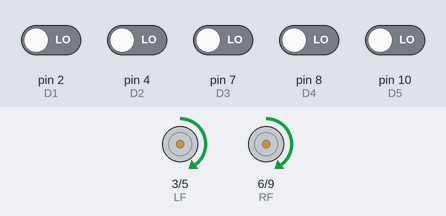
Recording of a sketch running on a simulated Arduino Uno, built with avr-gcc and run on an emulated ATmega328P. Parts: motor-driver pin pairs drawn as motors (green arrow = first pin HIGH = forward, orange = second pin HIGH = backward, longer = more drive). Inputs (shaded band) come from the test bench; at power-on: pin 2 (D1), pin 4 (D2), pin 7 (D3), pin 8 (D4), pin 10 (D5) LOW.

Above: at 1.2 s.
1.3 s: pin 2 (D1) driven HIGH
4.3 s: pin 10 (D5) driven HIGH
Timing chart, 0 to 5.2 s (numbered marks = the images above; inputs shaded):
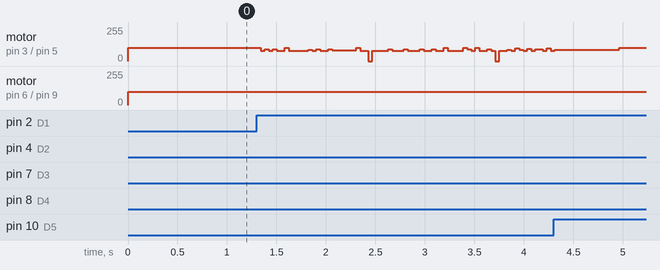

The sketch:

LineFollowerCode.ino
```cpp
#define LF 3
#define LB 5
#define RF 6
#define RB 9

#define D1 2
#define D2 4
#define D3 7
#define D4 8
#define D5 10

#define BASE_SPEED 100

int sensor_arr[5];
int weight[5] = {-2,-1,0,1,2};
unsigned int d_ti = 0.1;
float error = 0;
float previous_error = 0;
unsigned long previous_time = 0;
float I = 0;

float Kp = 25;
float Kd = 12;
float Ki = 5;

typedef struct drive_param{
  int r_speed;
  int l_speed;
  int r_dir;
  int l_dir;
  // dir -> 1 [FRONT]
  // dir -> -1 [BACK]
} drive_param;

int mod(int a){
  if(a < 0) return -a;
  else return a;
}

void get_sensor_val(int *w){
  w[0] = digitalRead(D1);
  w[1] = digitalRead(D2);
  w[2] = digitalRead(D3);
  w[3] = digitalRead(D4);
  w[4] = digitalRead(D5);
}

drive_param pid_control(float error, float del_ti){
  drive_param m;
  static float I = 0;
  float D = (error - previous_error)/del_ti;
  I += error*del_ti;
  float control = Kp*error + Kd*D + Ki*I;
  //Serial.println(control);
  m.r_speed = BASE_SPEED - (int)control;
  m.l_speed = BASE_SPEED + (int)control;
  m.l_dir = 1;
  m.r_dir = 1;
  return m;
}

void drive_motor(drive_param a){
  int r_s = a.r_speed;
  int l_s = a.l_speed;
  //clipping
  if(r_s > 255){
    r_s = 255;
  } else if(r_s < 0){
    r_s = 0;
  }
  if(l_s > 255){
    l_s = 255;
  } else if(l_s < 0){
    l_s = 0;
  }

  int r_pin;
  int l_pin;
  if(a.r_dir > 0){
    r_pin = RF;
  } else {
    r_pin = RB;
  }
  if(a.l_dir > 0){
    l_pin = LF;
  } else {
    l_pin = LB;
  }
  analogWrite(r_pin,r_s);
  analogWrite(l_pin,l_s);
}

void setup() {
  //Serial.begin(9600);
  pinMode(LF,OUTPUT);
  pinMode(LB,OUTPUT);
  pinMode(RF,OUTPUT);
  pinMode(RB,OUTPUT);
  pinMode(D1,INPUT);
  pinMode(D2,INPUT);
  pinMode(D3,INPUT);
  pinMode(D4,INPUT);
  pinMode(D5,INPUT);
}

void loop() {
  unsigned long current_time = millis();
  float del_ti = (current_time - previous_time) / 1000.0;
  previous_time = current_time;
  int weighted_sum = 0;
  int sensor_sum = 0;
  drive_param m;
  get_sensor_val(sensor_arr);
  for(int i = 0;i < 5;i++){/*
    Serial.println("....///...");
    Serial.println(sensor_arr[0]);
    Serial.println(sensor_arr[1]);
    Serial.println(sensor_arr[2]);
    Serial.println(sensor_arr[3]);
    Serial.println(sensor_arr[4]);
    Serial.println("....///...");*/
    weighted_sum += sensor_arr[i]*weight[i];
    sensor_sum += sensor_arr[i];
  }
  if(sensor_sum != 0){
    error = (float)weighted_sum/sensor_sum;
  }else{
    error = previous_error;
  }
  m = pid_control(error,del_ti);
  drive_motor(m);
  //Serial.println(error);
  //delay(1000);
}
```
